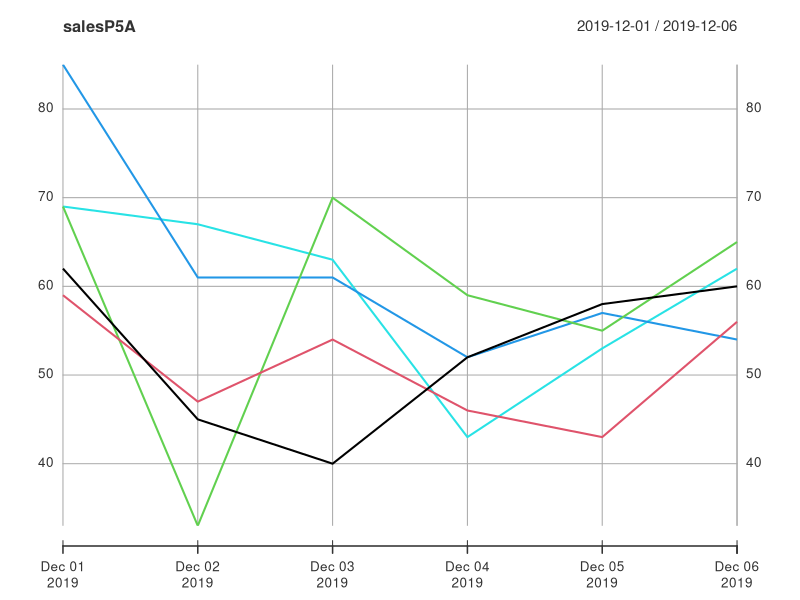
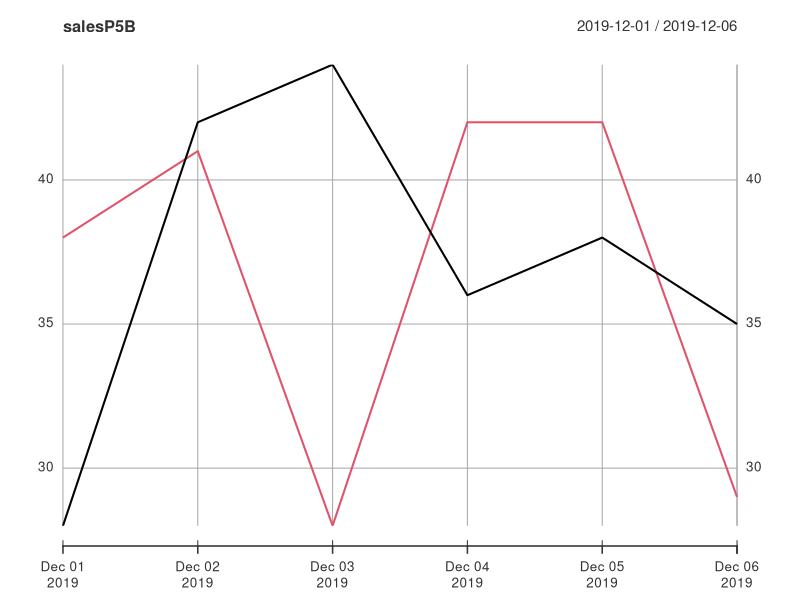
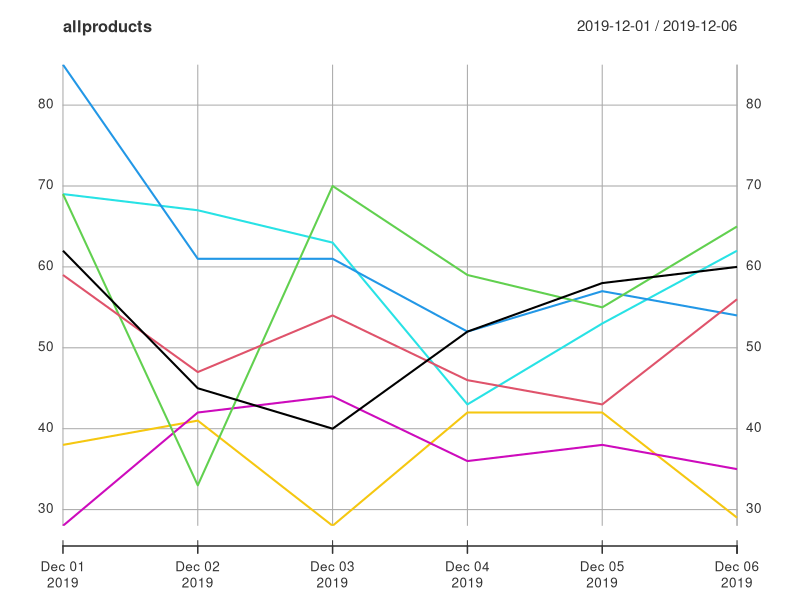

Here is the R script that generated these plots, in order: (Note: this script raises an error after producing the figures.)
#xts 2
#creating XTS objects

library(xts)
#xts - matrix of observations combined with an index of corresponding dates and times.

#xts = matrix + times The main xts constructor takes a number of arguments, but the two most important are x for the data and order.by for the index. x must be a vector or matrix. order.by is a vector which must be the same length or number of rows as x, be a proper time or date object (very important!), and be in increasing order.

# Create the object data using 5 random numbers
(data = round(rnorm(30, mean=60, sd=10)))
(m1 = matrix(data, ncol=5))
colnames(m1) = paste('P',1:5, sep='')
m1
# Create dates as a Date class object starting from 2016-01-01
(dates1 = seq(as.Date("2019-12-01"), length = 6, by = "days"))

# Use xts() 
(salesP5A = xts(x = m1, order.by = dates1))
#sales data of 5 products, 6 days

coredata(salesP5A)
index(salesP5A)
plot(salesP5A)
#sales figure of another 2 products
(m2 = matrix(data=round(rnorm(6*2, mean=40, sd=5)), ncol=2))
colnames(m2) =c(paste('P',6:7, sep=''))
m2
(salesP5B = xts(x = m2, order.by = dates1))
plot(salesP5B)

(allproducts=merge(salesP5A, salesP5B, join='inner'))
plot(allproducts)
autoplot(allproducts)
